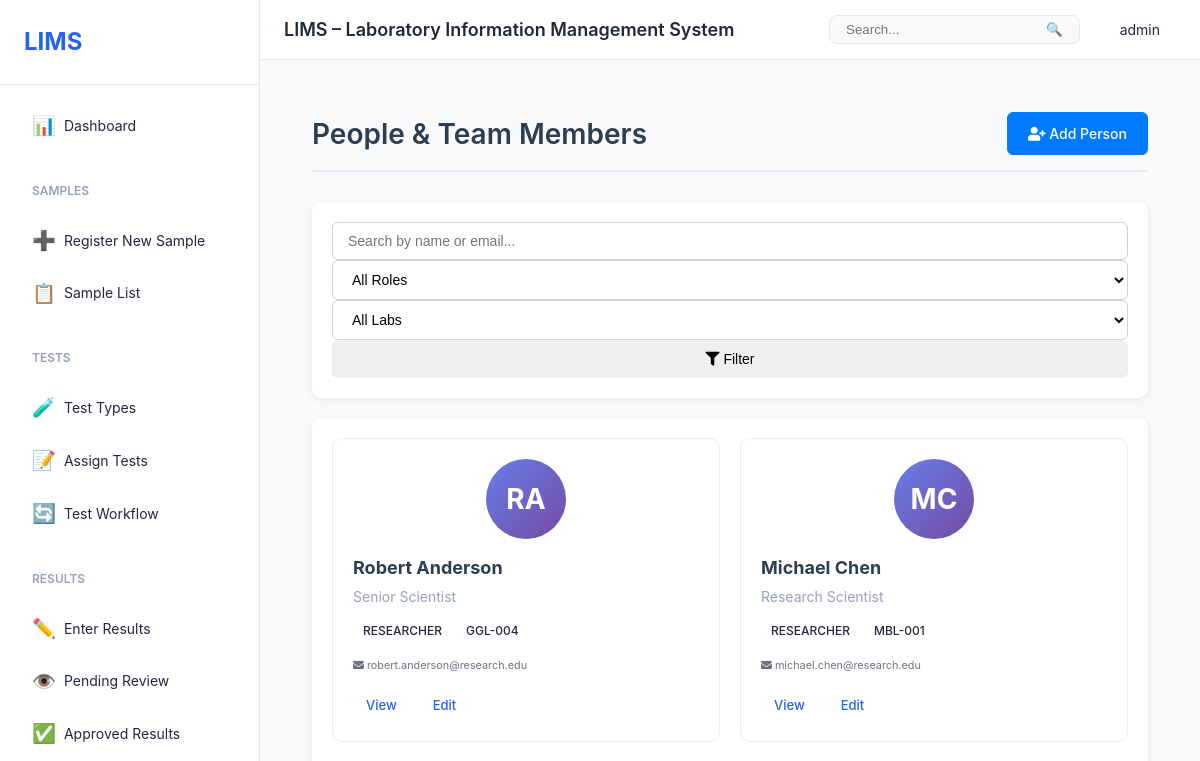
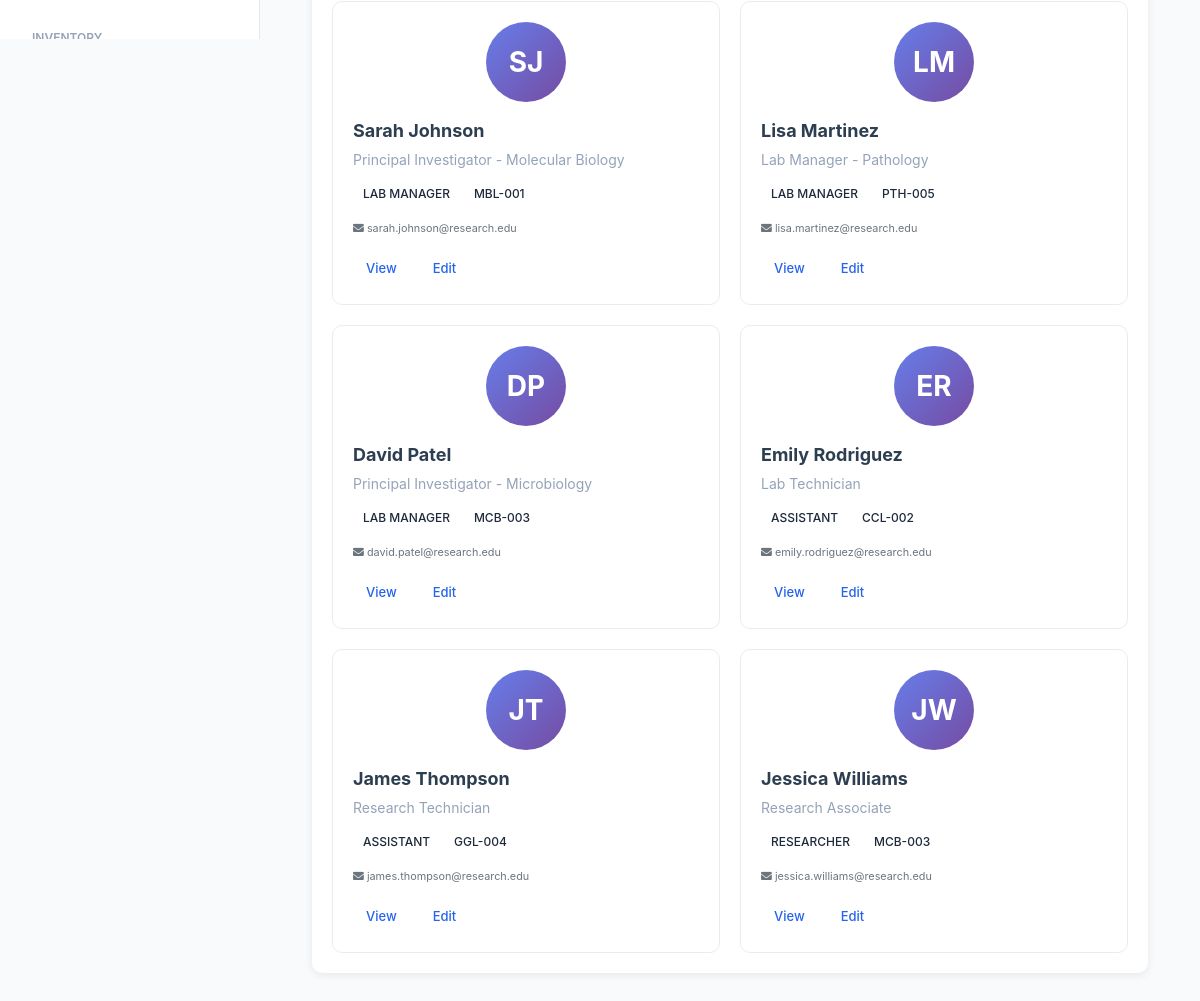
Page /labs/people/ (signed in) on the committed database (2 pictures, top to bottom).
### users/models.py (models this page shows, shortened)
class User(AbstractUser):
    role = models.ForeignKey(Role, on_delete=models.SET_NULL, null=True, blank=True)
    phone = models.CharField(max_length=20, blank=True)
    department = models.CharField(max_length=100, blank=True)
    employee_id = models.CharField(max_length=50, blank=True, unique=True)
    is_active = models.BooleanField(default=True)
    created_at = models.DateTimeField(auto_now_add=True)
    updated_at = models.DateTimeField(auto_now=True)
    class Meta:
        db_table = 'users'
        ordering = ['username']

### labs/models.py (models this page shows, shortened)
class Person(models.Model):
    ROLE_CHOICES = [
        ('lab_manager', 'Lab Manager'),
        ('researcher', 'Researcher'),
        ('assistant', 'Assistant'),
        ('student', 'Student'),
    ]
    user = models.OneToOneField(settings.AUTH_USER_MODEL, on_delete=models.CASCADE, null=True, blank=True)
    first_name = models.CharField(max_length=100)
    last_name = models.CharField(max_length=100)
    email = models.EmailField(unique=True, validators=[EmailValidator()])
    phone = models.CharField(max_length=20, blank=True)
    position = models.CharField(max_length=100, blank=True)
    role = models.CharField(max_length=20, choices=ROLE_CHOICES, default='researcher')
    orcid = models.CharField(max_length=50, blank=True, help_text="ORCID identifier")
    skills = models.TextField(blank=True, help_text="Comma-separated skills")
    lab = models.ForeignKey(
        Lab,
        on_delete=models.SET_NULL,
        null=True,
        blank=True,
        related_name='members'
    )
    is_active = models.BooleanField(default=True)
    joined_date = models.DateField(null=True, blank=True)
    photo = models.ImageField(upload_to='person_photos/', blank=True, null=True)
    created_at = models.DateTimeField(auto_now_add=True)
    updated_at = models.DateTimeField(auto_now=True)
    class Meta:
        ordering = ['last_name', 'first_name']
        verbose_name = 'Person'
        verbose_name_plural = 'People'
    @property
    def full_name(self):
        return f"{self.first_name} {self.last_name}"

class Lab(models.Model):
    name = models.CharField(max_length=200, unique=True)
    code = models.CharField(max_length=50, unique=True, help_text="Lab identifier code")
    description = models.TextField(blank=True)
    location = models.CharField(max_length=200, blank=True)
    head_of_lab = models.ForeignKey(
        'Person',
        on_delete=models.SET_NULL,
        null=True,
        blank=True,
        related_name='labs_headed'
    )
    research_focus = models.TextField(blank=True, help_text="Main research areas")
    established_date = models.DateField(null=True, blank=True)
    is_active = models.BooleanField(default=True)
    created_at = models.DateTimeField(auto_now_add=True)
    updated_at = models.DateTimeField(auto_now=True)
    class Meta:
        ordering = ['name']
        verbose_name = 'Laboratory'
        verbose_name_plural = 'Laboratories'

### labs/views.py (the view)
# urls.py: path('people/', views.person_list, name='person_list'),
@login_required
def person_list(request):
    query = request.GET.get('q', '')
    role = request.GET.get('role', '')
    lab_id = request.GET.get('lab', '')
    people = Person.objects.all()
    if query:
        people = people.filter(
            Q(first_name__icontains=query) |
            Q(last_name__icontains=query) |
            Q(email__icontains=query)
        )
    if role:
        people = people.filter(role=role)
    if lab_id:
        people = people.filter(lab_id=lab_id)
    labs = Lab.objects.all()
    context = {
        'people': people,
        'query': query,
        'role': role,
        'lab_id': lab_id,
        'labs': labs,
        'role_choices': Person.ROLE_CHOICES,
    }
    return render(request, 'labs/person_list.html', context)

### templates/labs/person_list.html (shortened to what this page needs)
{% extends "base.html" %}
{% load static %}
{% block content %}
<div class="labs-container">
    <div class="page-header">
        <h1>People & Team Members</h1>
        <a href="{% url 'labs:person_create' %}" class="btn btn-primary">
            <i class="fas fa-user-plus"></i> Add Person
        </a>
    </div>
    <div class="card mb-4">
        <div class="card-body">
            <form method="get" class="row">
                <div class="col-md-4">
                    <input type="text" name="q" class="form-control" placeholder="Search by name or email..." value="{{ query }}">
                </div>
                <div class="col-md-3">
                    <select name="role" class="form-control">
                        <option value="">All Roles</option>
                    </select>
                </div>
                <div class="col-md-3">
                    <select name="lab" class="form-control">
                        <option value="">All Labs</option>
                    </select>
                </div>
                <div class="col-md-2">
                    <button type="submit" class="btn btn-outline-primary btn-block">
                        <i class="fas fa-filter"></i> Filter
                    </button>
                </div>
            </form>
        </div>
    </div>
    <div class="card">
        <div class="card-body">
            {% if people %}
                <div class="people-grid">
                    {% for person in people %}
                        <div class="person-card">
                            <div class="person-avatar">
                                {% if person.photo %}
                                    <img src="{{ person.photo.url }}" alt="{{ person.full_name }}">
                                {% else %}
                                    <div class="avatar-placeholder">
                                        {{ person.first_name.0 }}{{ person.last_name.0 }}
                                    </div>
                                {% endif %}
                            </div>
                            <div class="person-info">
                                <h5>
                                    <a href="{% url 'labs:person_detail' person.pk %}">{{ person.full_name }}</a>
                                </h5>
                                <p class="text-muted">{{ person.position|default:"—" }}</p>
                                <div class="person-meta">
                                    <span class="badge badge-primary">{{ person.get_role_display }}</span>
                                    {% if person.lab %}
                                        <span class="badge badge-secondary">{{ person.lab.code }}</span>
                                    {% endif %}
                                </div>
                                <div class="person-contact mt-2">
                                    <small><i class="fas fa-envelope"></i> {{ person.email }}</small>
                                </div>
                            </div>
                            <div class="person-actions">
                                <a href="{% url 'labs:person_detail' person.pk %}" class="btn btn-sm btn-outline-primary">View</a>
                                <a href="{% url 'labs:person_update' person.pk %}" class="btn btn-sm btn-outline-secondary">Edit</a>
                            </div>
                        </div>
                    {% endfor %}
                </div>
            {% else %}
                <div class="empty-state">
                    <i class="fas fa-users fa-3x text-muted"></i>
                    <p class="mt-3">No people found</p>
                    <a href="{% url 'labs:person_create' %}" class="btn btn-primary">Add First Person</a>
                </div>
            {% endif %}
        </div>
    </div>
</div>
{% endblock %}

### templates/base.html (shortened to what this page needs)
{% load static %}
<!DOCTYPE html>
<html lang="en">
<head>
    <link rel="stylesheet" href="{% static 'css/style.css' %}">
    <link rel="stylesheet" href="{% static 'css/labs.css' %}">
    <link rel="stylesheet" href="https://cdnjs.cloudflare.com/ajax/libs/font-awesome/5.15.4/css/all.min.css">
</head>
<body>
    <div class="layout">
        <aside class="sidebar" id="sidebar">
            <div class="sidebar-header">
                <h2>LIMS</h2>
            </div>
            <nav class="sidebar-nav">
                <a href="{% url 'dashboard:dashboard' %}" class="nav-item {% if request.resolver_match.url_name == 'dashboard' %}active{% endif %}">
                    <span class="icon">📊</span>
                    <span>Dashboard</span>
                </a>
                <div class="nav-group">
                    <div class="nav-group-title">Samples</div>
                    <a href="{% url 'samples:sample_create' %}" class="nav-item">
                        <span class="icon">➕</span>
                        <span>Register New Sample</span>
                    </a>
                    <a href="{% url 'samples:sample_list' %}" class="nav-item">
                        <span class="icon">📋</span>
                        <span>Sample List</span>
                    </a>
                </div>
                <div class="nav-group">
                    <div class="nav-group-title">Tests</div>
                    <a href="{% url 'tests:test_type_list' %}" class="nav-item">
                        <span class="icon">🧪</span>
                        <span>Test Types</span>
                    </a>
                    <a href="{% url 'tests:assign_test' %}" class="nav-item">
                        <span class="icon">📝</span>
                        <span>Assign Tests</span>
                    </a>
                    <a href="{% url 'tests:test_workflow' %}" class="nav-item">
                        <span class="icon">🔄</span>
                        <span>Test Workflow</span>
                    </a>
                </div>
                <div class="nav-group">
                    <div class="nav-group-title">Results</div>
                    <a href="{% url 'results:result_list' %}" class="nav-item">
                        <span class="icon">✏️</span>
                        <span>Enter Results</span>
                    </a>
                    <a href="{% url 'results:review_results' %}" class="nav-item">
                        <span class="icon">👁️</span>
                        <span>Pending Review</span>
                    </a>
                    <a href="{% url 'results:approved_results' %}" class="nav-item">
                        <span class="icon">✅</span>
                        <span>Approved Results</span>
                    </a>
                </div>
                <div class="nav-group">
                    <div class="nav-group-title">Inventory</div>
                </div>
            </nav>
        </aside>
        <div class="main-content">
            <header class="top-header">
                <div class="header-left">
                    <h1>LIMS – Laboratory Information Management System</h1>
                </div>
                <div class="header-right">
                    <div class="search-box">
                        <input type="text" placeholder="Search..." id="globalSearch">
                        <button>🔍</button>
                    </div>
                    <div class="user-menu">
                        <span>{{ user.get_full_name|default:user.username }}</span>
                    </div>
                </div>
            </header>
            <div class="page-content">
                {% block content %}{% endblock %}
            </div>
        </div>
    </div>
</body>
</html>

### static/css/style.css (style rules this page uses)
* { margin: 0; padding: 0; box-sizing: border-box; }
:root { --primary-color: #2563eb; --secondary-color: #64748b; --success-color: #10b981; --warning-color: #f59e0b; --danger-color: #ef4444; --info-color: #3b82f6; --bg-primary: #ffffff; --bg-secondary: #f8fafc; --bg-tertiary: #f1f5f9; --border-color: #e2e8f0; --text-primary: #1e293b; --text-secondary: #64748b; --text-muted: #94a3b8; --spacing-xs: 0.25rem; --spacing-sm: 0.5rem; --spacing-md: 1rem; --spacing-lg: 1.5rem; --spacing-xl: 2rem; --shadow-sm: 0 1px 2px rgba(0, 0, 0, 0.05); --shadow-md: 0 4px 6px rgba(0, 0, 0, 0.07); --shadow-lg: 0 10px 15px rgba(0, 0, 0, 0.1); --radius-sm: 0.25rem; --radius-md: 0.5rem; --radius-lg: 0.75rem; --sidebar-width: 260px; --header-height: 60px; }
body { font-family: 'Inter', -apple-system, BlinkMacSystemFont, 'Segoe UI', 'Roboto', sans-serif; font-size: 14px; line-height: 1.5; color: var(--text-primary); background-color: var(--bg-secondary); }
a { color: var(--primary-color); text-decoration: none; }
.layout { display: flex; min-height: 100vh; }
.sidebar { width: var(--sidebar-width); background: var(--bg-primary); border-right: 1px solid var(--border-color); position: fixed; height: 100vh; overflow-y: auto; z-index: 1000; }
.sidebar-header { padding: var(--spacing-lg); border-bottom: 1px solid var(--border-color); }
.sidebar-header h2 { font-size: 1.5rem; font-weight: 700; color: var(--primary-color); }
.sidebar-nav { padding: var(--spacing-md); }
.nav-item { display: flex; align-items: center; padding: 0.625rem var(--spacing-md); margin-bottom: var(--spacing-xs); color: var(--text-primary); border-radius: var(--radius-md); transition: all 0.2s; }
.nav-item .icon { margin-right: var(--spacing-sm); font-size: 1.2rem; }
.nav-group { margin-top: var(--spacing-lg); }
.nav-group-title { font-size: 0.75rem; font-weight: 600; text-transform: uppercase; color: var(--text-muted); padding: var(--spacing-sm) var(--spacing-md); margin-bottom: var(--spacing-sm); }
.main-content { flex: 1; margin-left: var(--sidebar-width); display: flex; flex-direction: column; }
.top-header { height: var(--header-height); background: var(--bg-primary); border-bottom: 1px solid var(--border-color); display: flex; align-items: center; justify-content: space-between; padding: 0 var(--spacing-lg); position: sticky; top: 0; z-index: 999; }
.header-left { display: flex; align-items: center; gap: var(--spacing-md); }
.header-left h1 { font-size: 1.125rem; font-weight: 600; color: var(--text-primary); }
.header-right { display: flex; align-items: center; gap: var(--spacing-lg); }
.search-box { display: flex; align-items: center; background: var(--bg-secondary); border: 1px solid var(--border-color); border-radius: var(--radius-md); padding: 0.375rem var(--spacing-sm); }
.search-box input { border: none; background: none; outline: none; padding: 0 var(--spacing-sm); min-width: 200px; }
.search-box button { background: none; border: none; cursor: pointer; padding: 0 var(--spacing-sm); }
.user-menu { position: relative; cursor: pointer; padding: var(--spacing-sm) var(--spacing-md); border-radius: var(--radius-md); }
.page-content { flex: 1; padding: var(--spacing-xl); }
.card { background: var(--bg-primary); border: 1px solid var(--border-color); border-radius: var(--radius-lg); box-shadow: var(--shadow-sm); margin-bottom: var(--spacing-lg); }
.card-body { padding: var(--spacing-lg); }
.btn { display: inline-block; padding: 0.5rem 1rem; font-size: 0.875rem; font-weight: 500; border-radius: var(--radius-md); border: 1px solid transparent; cursor: pointer; transition: all 0.2s; text-align: center; }
.btn-primary { background: var(--primary-color); color: white; }
.btn-sm { padding: 0.25rem 0.5rem; font-size: 0.75rem; }
.btn-block { display: block; width: 100%; }
.form-control { width: 100%; padding: 0.5rem 0.75rem; font-size: 0.875rem; border: 1px solid var(--border-color); border-radius: var(--radius-md); background: var(--bg-primary); transition: border-color 0.2s; }
.badge { display: inline-block; padding: 0.25rem 0.5rem; font-size: 0.75rem; font-weight: 600; border-radius: var(--radius-sm); text-transform: uppercase; }
.page-header { display: flex; justify-content: space-between; align-items: center; margin-bottom: var(--spacing-xl); }
.text-muted { color: var(--text-muted); }

### rows in the picture
User: get_full_name "admin"
Person: first_name.0 "R", last_name.0 "A", full_name "Robert Anderson", position "Senior Scientist", role "RESEARCHER", lab.code "GGL-004", email "robert.anderson@research.edu"
Person: first_name.0 "M", last_name.0 "C", full_name "Michael Chen", position "Research Scientist", role "RESEARCHER", lab.code "MBL-001", email "michael.chen@research.edu"
Person: first_name.0 "S", last_name.0 "J", full_name "Sarah Johnson", position "Principal Investigator - Molecular Biology", role "LAB MANAGER", lab.code "MBL-001", email "sarah.johnson@research.edu"
Person: first_name.0 "L", last_name.0 "M", full_name "Lisa Martinez", position "Lab Manager - Pathology", role "LAB MANAGER", lab.code "PTH-005", email "lisa.martinez@research.edu"
Person: first_name.0 "D", last_name.0 "P", full_name "David Patel", position "Principal Investigator - Microbiology", role "LAB MANAGER", lab.code "MCB-003", email "david.patel@research.edu"
Person: first_name.0 "E", last_name.0 "R", full_name "Emily Rodriguez", position "Lab Technician", role "ASSISTANT", lab.code "CCL-002", email "emily.rodriguez@research.edu"
Person: first_name.0 "J", last_name.0 "T", full_name "James Thompson", position "Research Technician", role "ASSISTANT", lab.code "GGL-004", email "james.thompson@research.edu"
Person: first_name.0 "J", last_name.0 "W", full_name "Jessica Williams", position "Research Associate", role "RESEARCHER", lab.code "MCB-003", email "jessica.williams@research.edu"
